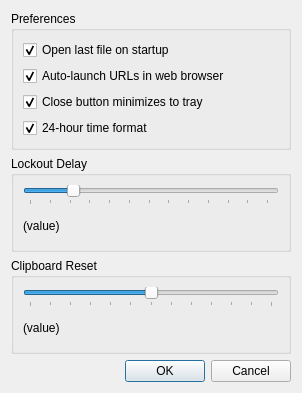
<?xml version="1.0" encoding="UTF-8"?>
<ui version="4.0">
 <class>PreferencesEdit</class>
 <widget class="QDialog" name="PreferencesEdit">
  <property name="geometry">
   <rect>
    <x>0</x>
    <y>0</y>
    <width>302</width>
    <height>393</height>
   </rect>
  </property>
  <property name="windowTitle">
   <string>Preferences</string>
  </property>
  <layout class="QVBoxLayout" name="verticalLayout">
   <item>
    <widget class="QGroupBox" name="groupBox">
     <property name="sizePolicy">
      <sizepolicy hsizetype="Preferred" vsizetype="Preferred">
       <horstretch>0</horstretch>
       <verstretch>1</verstretch>
      </sizepolicy>
     </property>
     <property name="title">
      <string>Preferences</string>
     </property>
     <layout class="QVBoxLayout" name="verticalLayout_2">
      <item>
       <widget class="QCheckBox" name="autoload">
        <property name="toolTip">
         <string>Automatically open the last file you used?</string>
        </property>
        <property name="whatsThis">
         <string>&lt;html&gt;&lt;head/&gt;&lt;body&gt;&lt;p&gt;&lt;span style=&quot; font-size:10pt;&quot;&gt;Check this box if you want this program to automatically open the last file you used.&lt;/span&gt;&lt;/p&gt;&lt;/body&gt;&lt;/html&gt;</string>
        </property>
        <property name="text">
         <string>Open last file on startup</string>
        </property>
        <property name="checked">
         <bool>true</bool>
        </property>
       </widget>
      </item>
      <item>
       <widget class="QCheckBox" name="autoLaunch">
        <property name="toolTip">
         <string>If there is a URL should it be opened in a web browser?</string>
        </property>
        <property name="whatsThis">
         <string>&lt;html&gt;&lt;head/&gt;&lt;body&gt;&lt;p&gt;&lt;span style=&quot; font-size:10pt;&quot;&gt;Whenever the small popout window opens, it can automatically launch a URL in a web browser if you check this box.&lt;/span&gt;&lt;/p&gt;&lt;/body&gt;&lt;/html&gt;</string>
        </property>
        <property name="text">
         <string>Auto-launch URLs in web browser</string>
        </property>
        <property name="checked">
         <bool>true</bool>
        </property>
       </widget>
      </item>
      <item>
       <widget class="QCheckBox" name="minimize_on_close">
        <property name="toolTip">
         <string>Should the application hide inside the tray icon, or just close?</string>
        </property>
        <property name="whatsThis">
         <string>&lt;html&gt;&lt;head/&gt;&lt;body&gt;&lt;p&gt;&lt;span style=&quot; font-size:10pt;&quot;&gt;When you click the &amp;quot;X&amp;quot; in the corner to close the program, having this box checked will make it so the program doesn't close, but instead hides inside the tray icon for convenient access.&lt;/span&gt;&lt;/p&gt;&lt;/body&gt;&lt;/html&gt;</string>
        </property>
        <property name="text">
         <string>Close button minimizes to tray</string>
        </property>
        <property name="checked">
         <bool>true</bool>
        </property>
       </widget>
      </item>
      <item>
       <widget class="QCheckBox" name="timeFrmt">
        <property name="toolTip">
         <string>Date format preference</string>
        </property>
        <property name="whatsThis">
         <string>&lt;!DOCTYPE HTML PUBLIC &quot;-//W3C//DTD HTML 4.0//EN&quot; &quot;http://www.w3.org/TR/REC-html40/strict.dtd&quot;&gt;
&lt;html&gt;&lt;head&gt;&lt;meta name=&quot;qrichtext&quot; content=&quot;1&quot; /&gt;&lt;style type=&quot;text/css&quot;&gt;
p, li { white-space: pre-wrap; }
&lt;/style&gt;&lt;/head&gt;&lt;body style=&quot; font-family:'MS Shell Dlg 2'; font-size:8pt; font-weight:400; font-style:normal;&quot;&gt;
&lt;p style=&quot; margin-top:0px; margin-bottom:0px; margin-left:0px; margin-right:0px; -qt-block-indent:0; text-indent:0px;&quot;&gt;&lt;span style=&quot; font-size:10pt;&quot;&gt;When displaying times in the main window tree, if this box is checked they wil appear in 24-hour time format.&lt;/span&gt;&lt;/p&gt;&lt;/body&gt;&lt;/html&gt;</string>
        </property>
        <property name="text">
         <string>24-hour time format</string>
        </property>
        <property name="checked">
         <bool>true</bool>
        </property>
        <property name="tristate">
         <bool>false</bool>
        </property>
       </widget>
      </item>
     </layout>
    </widget>
   </item>
   <item>
    <widget class="QGroupBox" name="groupBox_2">
     <property name="sizePolicy">
      <sizepolicy hsizetype="Preferred" vsizetype="Preferred">
       <horstretch>0</horstretch>
       <verstretch>1</verstretch>
      </sizepolicy>
     </property>
     <property name="title">
      <string>Lockout Delay</string>
     </property>
     <layout class="QVBoxLayout" name="verticalLayout_3">
      <item>
       <widget class="QSlider" name="delaySlider">
        <property name="toolTip">
         <string>How much time after hiding to tray should the program wait before automatically locking your secrets?</string>
        </property>
        <property name="whatsThis">
         <string>&lt;!DOCTYPE HTML PUBLIC &quot;-//W3C//DTD HTML 4.0//EN&quot; &quot;http://www.w3.org/TR/REC-html40/strict.dtd&quot;&gt;
&lt;html&gt;&lt;head&gt;&lt;meta name=&quot;qrichtext&quot; content=&quot;1&quot; /&gt;&lt;style type=&quot;text/css&quot;&gt;
p, li { white-space: pre-wrap; }
&lt;/style&gt;&lt;/head&gt;&lt;body style=&quot; font-family:'MS Shell Dlg 2'; font-size:8pt; font-weight:400; font-style:normal;&quot;&gt;
&lt;p style=&quot; margin-top:0px; margin-bottom:0px; margin-left:0px; margin-right:0px; -qt-block-indent:0; text-indent:0px;&quot;&gt;&lt;span style=&quot; font-size:10pt;&quot;&gt;Use the slider to adjust the delay between the time when you minimize this application to the system tray and when it locks your secrets from access.&lt;/span&gt;&lt;/p&gt;
&lt;p style=&quot;-qt-paragraph-type:empty; margin-top:0px; margin-bottom:0px; margin-left:0px; margin-right:0px; -qt-block-indent:0; text-indent:0px; font-size:10pt;&quot;&gt;&lt;br /&gt;&lt;/p&gt;
&lt;p style=&quot; margin-top:0px; margin-bottom:0px; margin-left:0px; margin-right:0px; -qt-block-indent:0; text-indent:0px;&quot;&gt;&lt;span style=&quot; font-size:10pt;&quot;&gt;You can disable this feature by moving the slider all the way left.&lt;/span&gt;&lt;/p&gt;&lt;/body&gt;&lt;/html&gt;</string>
        </property>
        <property name="minimum">
         <number>-1</number>
        </property>
        <property name="maximum">
         <number>60</number>
        </property>
        <property name="value">
         <number>10</number>
        </property>
        <property name="orientation">
         <enum>Qt::Horizontal</enum>
        </property>
        <property name="tickPosition">
         <enum>QSlider::TicksBelow</enum>
        </property>
        <property name="tickInterval">
         <number>5</number>
        </property>
       </widget>
      </item>
      <item>
       <widget class="QLabel" name="lbl_delay">
        <property name="text">
         <string>(value)</string>
        </property>
       </widget>
      </item>
     </layout>
    </widget>
   </item>
   <item>
    <widget class="QGroupBox" name="groupBox_3">
     <property name="sizePolicy">
      <sizepolicy hsizetype="Preferred" vsizetype="Preferred">
       <horstretch>0</horstretch>
       <verstretch>1</verstretch>
      </sizepolicy>
     </property>
     <property name="title">
      <string>Clipboard Reset</string>
     </property>
     <layout class="QVBoxLayout" name="verticalLayout_4">
      <item>
       <widget class="QSlider" name="clipboard_slider">
        <property name="toolTip">
         <string>How long should secret content remain in the system clipboard?</string>
        </property>
        <property name="whatsThis">
         <string>&lt;html&gt;&lt;head/&gt;&lt;body&gt;&lt;p&gt;&lt;span style=&quot; font-size:10pt;&quot;&gt;When you send an item to your clipboard, this application starts a timer that will clear the clipboard contents after the specified timeout.&lt;/span&gt;&lt;/p&gt;&lt;p&gt;&lt;span style=&quot; font-size:10pt;&quot;&gt;You can disable this feature by moving the slider all the way left.&lt;/span&gt;&lt;/p&gt;&lt;/body&gt;&lt;/html&gt;</string>
        </property>
        <property name="maximum">
         <number>60</number>
        </property>
        <property name="singleStep">
         <number>1</number>
        </property>
        <property name="pageStep">
         <number>5</number>
        </property>
        <property name="value">
         <number>30</number>
        </property>
        <property name="orientation">
         <enum>Qt::Horizontal</enum>
        </property>
        <property name="invertedControls">
         <bool>false</bool>
        </property>
        <property name="tickPosition">
         <enum>QSlider::TicksBelow</enum>
        </property>
        <property name="tickInterval">
         <number>5</number>
        </property>
       </widget>
      </item>
      <item>
       <widget class="QLabel" name="lbl_clipboard">
        <property name="text">
         <string>(value)</string>
        </property>
       </widget>
      </item>
     </layout>
    </widget>
   </item>
   <item>
    <widget class="QDialogButtonBox" name="buttonBox">
     <property name="standardButtons">
      <set>QDialogButtonBox::Cancel|QDialogButtonBox::Ok</set>
     </property>
    </widget>
   </item>
  </layout>
 </widget>
 <resources/>
 <connections>
  <connection>
   <sender>delaySlider</sender>
   <signal>valueChanged(int)</signal>
   <receiver>PreferencesEdit</receiver>
   <slot>_lockout_slider_changed(int)</slot>
   <hints>
    <hint type="sourcelabel">
     <x>177</x>
     <y>215</y>
    </hint>
    <hint type="destinationlabel">
     <x>105</x>
     <y>328</y>
    </hint>
   </hints>
  </connection>
  <connection>
   <sender>clipboard_slider</sender>
   <signal>valueChanged(int)</signal>
   <receiver>PreferencesEdit</receiver>
   <slot>_clipboard_slider_changed(int)</slot>
   <hints>
    <hint type="sourcelabel">
     <x>123</x>
     <y>314</y>
    </hint>
    <hint type="destinationlabel">
     <x>89</x>
     <y>376</y>
    </hint>
   </hints>
  </connection>
  <connection>
   <sender>buttonBox</sender>
   <signal>accepted()</signal>
   <receiver>PreferencesEdit</receiver>
   <slot>accept()</slot>
   <hints>
    <hint type="sourcelabel">
     <x>91</x>
     <y>364</y>
    </hint>
    <hint type="destinationlabel">
     <x>160</x>
     <y>353</y>
    </hint>
   </hints>
  </connection>
  <connection>
   <sender>buttonBox</sender>
   <signal>rejected()</signal>
   <receiver>PreferencesEdit</receiver>
   <slot>reject()</slot>
   <hints>
    <hint type="sourcelabel">
     <x>203</x>
     <y>376</y>
    </hint>
    <hint type="destinationlabel">
     <x>258</x>
     <y>356</y>
    </hint>
   </hints>
  </connection>
 </connections>
 <slots>
  <slot>_lockout_slider_changed(int)</slot>
  <slot>_clipboard_slider_changed(int)</slot>
 </slots>
</ui>
